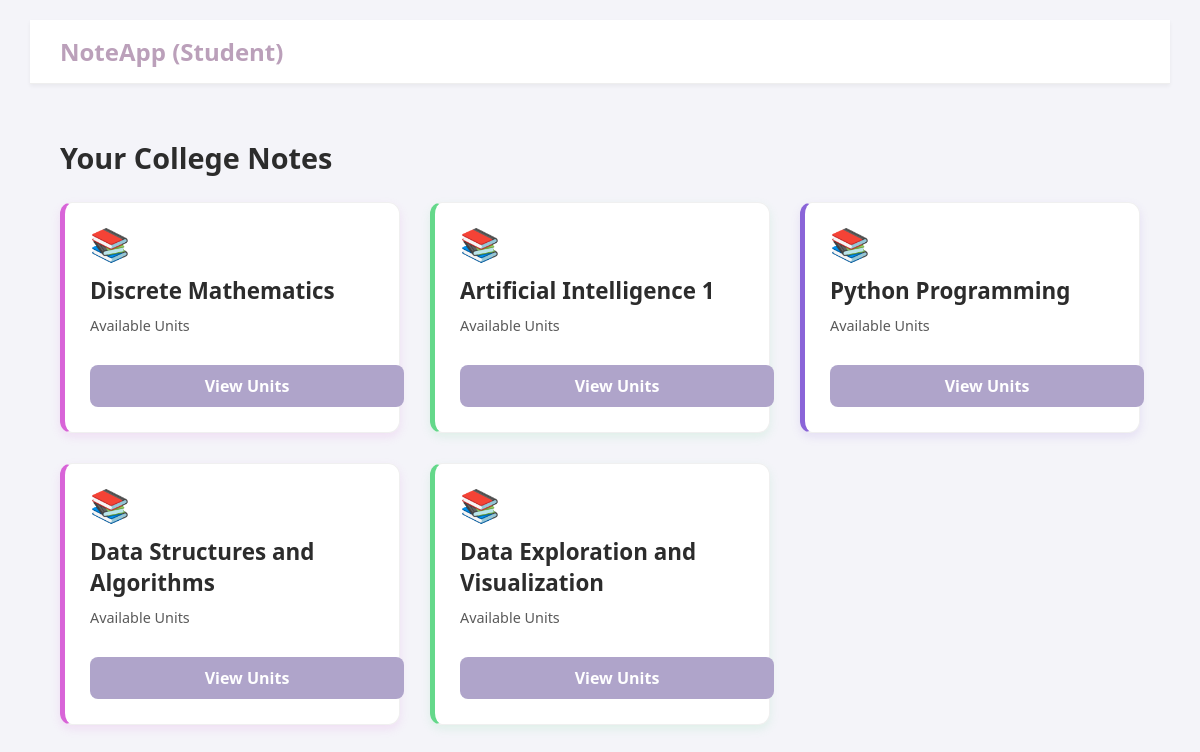
The app's page /student/ (signed in), older data.
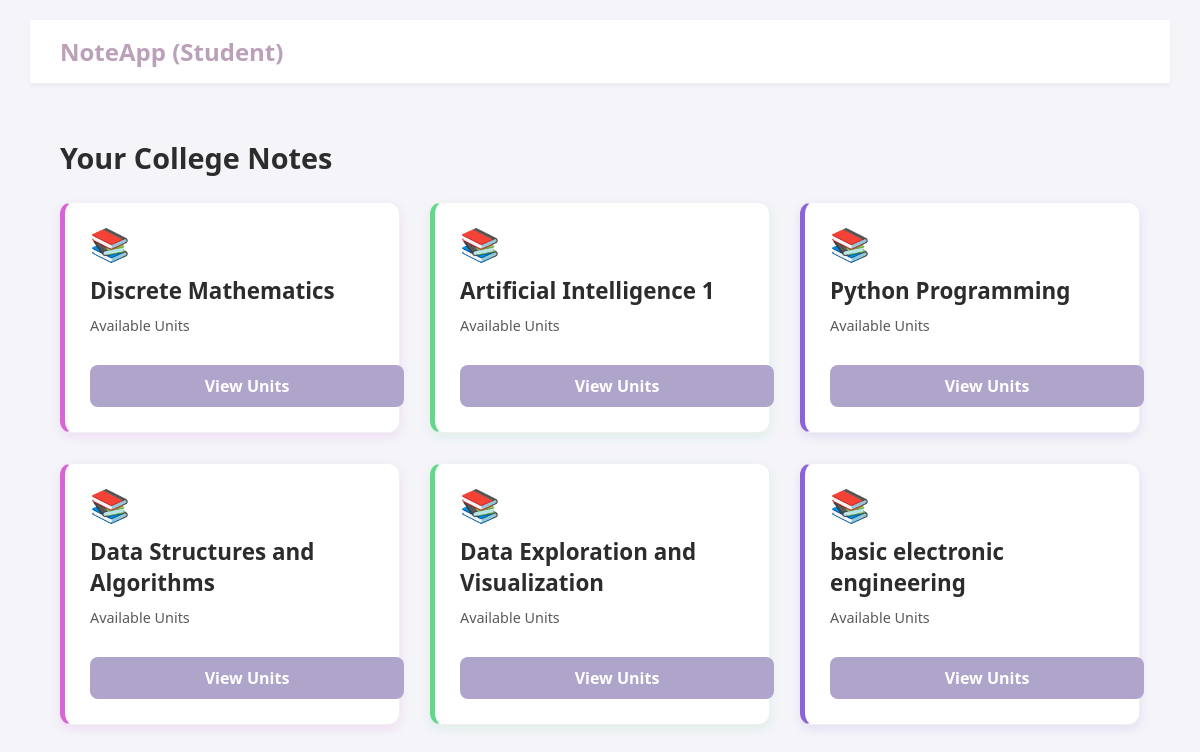
The same page, newer data.
### tables this page shows
CREATE TABLE Subjects(
    id INTEGER PRIMARY KEY AUTOINCREMENT,
    name TEXT NOT NULL
  );

### app.py (the view)
@app.route('/student/')
def student():
  if "user_id" not in session:
    return redirect(url_for("signi"))
  conn=sqlite3.connect("notesapp.db")
  c=conn.cursor()
  c.execute("SELECT id,name FROM Subjects")
  subjects=c.fetchall()
  conn.close()
  return render_template("student.html",subjects=subjects)

### templates/student.html (shortened to what this page needs)
<!DOCTYPE html>
<html>
<head>
    <link rel="stylesheet" href="{{ url_for('static',filename='css/style.css') }}"> </head>
<body>
    <div class="dashboard-container"> <header class="main-header">
            <div class="app-logo">NoteApp (Student)</div>
        </header>
        <main class="dashboard-main"> <h2 class="section-title">Your College Notes</h2>
            <div class="subject-grid"> {% for id, name in subjects %}
                <div class="subject-card card-style-{{ loop.index % 3 }}">
                    <div class="subject-card-header">
                        <span class="subject-card-icon">📚</span>
                    </div>
                    <h3 class="subject-title">{{ name }}</h3>
                    <div class="subject-meta">
                        <span class="meta-item">Available Units</span>
                    </div>
                    <a href="{{ url_for('unitsstud',subject_id=id) }}" class="explore-btn">
                        View Units
                    </a>
                </div>
              {% endfor %}
            </div>
        </main>
    </div>
</body>
</html>

Row changes from the older to the newer data that the page shows:
added Subjects: name "basic electronic engineering"
